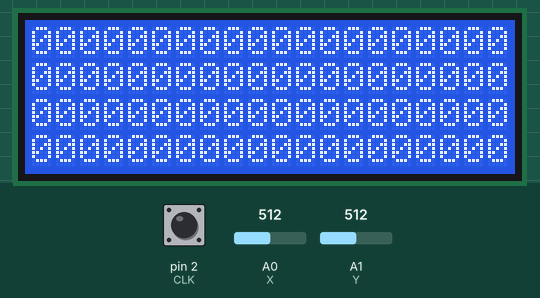
Bench run of a sketch on a simulated Arduino Uno, built with avr-gcc and run on an emulated ATmega328P. Parts: 20×4 character LCD. The test bench sets the inputs (shaded band); at power-on: pin 2 (CLK) HIGH, A0 (X) = 512, A1 (Y) = 512. Random numbers use the default seed unless the sketch sets one.

Above: at 6.4 s.
8.6 s: pin 2 (CLK) pulled LOW for 1 s
At 10.8 s:
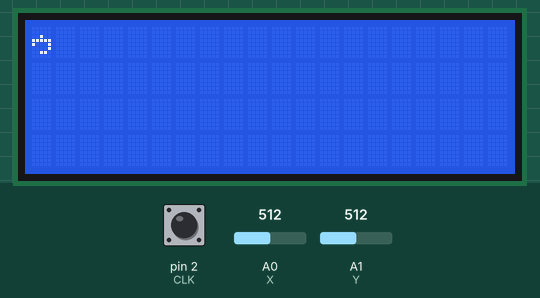
11.1 s: A0 (X) set to 778
At 11.31 s:
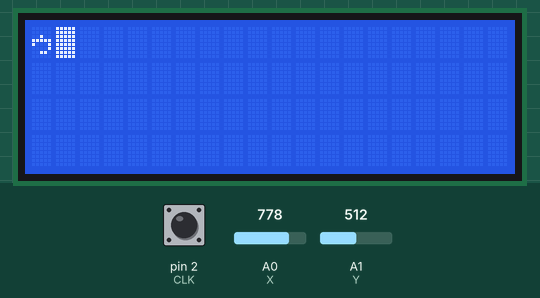
12.7 s: pin 2 (CLK) pulled LOW for 0.15 s
At 13.96 s:
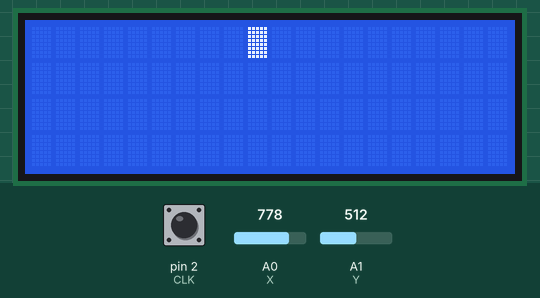
14.3 s: pin 2 (CLK) pulled LOW for 3.2 s
At 19.2 s:
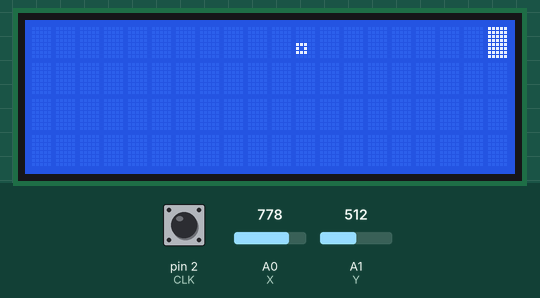
19.8 s: pin 2 (CLK) pulled LOW for 0.15 s
At 20.6 s:
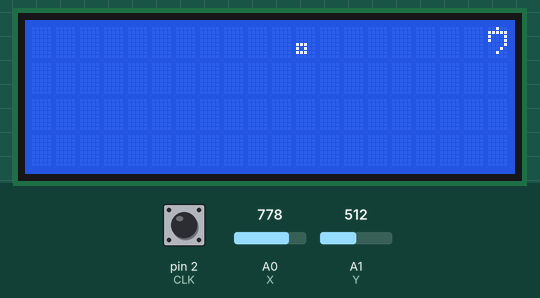

The sketch:

CARDS.ino
```cpp
#include <LiquidCrystal_I2C.h>
LiquidCrystal_I2C lcd(0x27, 20, 4);
#define X A0
#define Y A1
#define CLK 2
char matrix[4][20];
char massiv[40];
byte x_c = 0;
byte y_c = 0;
byte chet = 0;
void(* resetFunc) (void) = 0;
void in(){
  while(digitalRead(CLK) != 0){
    if(analogRead(X) >= 768 && x_c < 19){
      lcd.setCursor(x_c,y_c);
        lcd.noBlink();
        x_c++;
        lcd.setCursor(x_c,y_c);
        lcd.blink();
      }
    if(analogRead(Y) >= 768 && y_c > 0){
      lcd.setCursor(x_c,y_c);
        lcd.noBlink();
        y_c--;
        lcd.setCursor(x_c,y_c);
        lcd.blink();
      }
    if(analogRead(X) <= 256 && x_c > 0){
      lcd.setCursor(x_c,y_c);
        lcd.noBlink();
        x_c--;
        lcd.setCursor(x_c,y_c);
        lcd.blink();
      }
    if(analogRead(Y) <= 256 && y_c < 3){
      lcd.setCursor(x_c,y_c);
        lcd.noBlink();
        y_c++;
        lcd.setCursor(x_c,y_c);
        lcd.blink();
      }
      delay(200);
    }
    while(digitalRead(CLK) == 0){}
  }
void setup() {
  // put your setup code here, to run once:
   for(int i = 161;i < 201;i++){
      massiv[i-161] = char(i);
      }
      for(byte j = 0;j < 4;j++){
        for(byte i = 0;i < 20;i++){
          matrix[j][i] = 'a';
          }
        }
   lcd.init();
  lcd.backlight();
    lcd.begin(20,4);
    pinMode(X,INPUT);
  pinMode(Y,INPUT);
  pinMode(CLK,INPUT);
  digitalWrite(CLK, HIGH);
  lcd.setCursor(0,1);
  lcd.print("Welcome to the game:");
  lcd.setCursor(6,2);
  lcd.print("Cards!");
  delay(2000);
  lcd.clear();
  for(byte j = 0;j < 40;j++){
    while(true){
    byte xrandom = random(0,20);
    byte yrandom = random(0,4);
    if(matrix[yrandom][xrandom] == 'a'){
      matrix[yrandom][xrandom] = massiv[j];
      lcd.setCursor(xrandom,yrandom);
      lcd.print("0");
      break;
      }
      }
      delay(50);
    }
    for(byte j = 0;j < 40;j++){
    while(true){
    byte xrandom = random(0,20);
    byte yrandom = random(0,4);
    if(matrix[yrandom][xrandom] == 'a'){
      matrix[yrandom][xrandom] = massiv[j];
      lcd.setCursor(xrandom,yrandom);
      lcd.print("0");
      break;
      }
      }
      delay(50);
    }
    delay(1000);
    lcd.clear();
}

void loop() {
  // put your main code here, to run repeatedly:
  while(true){
    in();//FIRST
    byte firstx = x_c;
    byte firsty = y_c;
    while(digitalRead(CLK) == 0){}
    lcd.setCursor(firstx,firsty);
    lcd.noBlink();
    lcd.setCursor(firstx,firsty);
    lcd.print(matrix[firsty][firstx]);//END FIRST

    in();//SECOND
    byte secondx = x_c;
    byte secondy = y_c;
    while(digitalRead(CLK) == 0){}
    lcd.setCursor(secondx,secondy);
    lcd.noBlink();
    lcd.setCursor(secondx,secondy);
    lcd.print(matrix[secondy][secondx]);//END SECOND

    if(firstx == secondx && firsty == secondy){}
    else{
    if(matrix[firsty][firstx] == matrix[secondy][secondx]){chet++;}
    else{
      delay(1000);
      lcd.setCursor(firstx,firsty);
    lcd.print(" ");
    lcd.setCursor(secondx,secondy);
    lcd.print(" ");
      }
      if(chet == 20){
        lcd.clear();
        lcd.setCursor(1,1);
        lcd.print("You open all cards");
        lcd.setCursor(0,2);
        lcd.print("To see the cards");
        lcd.setCursor(0,3);
        lcd.print("Push joystick AHEAD");
        lcd.setCursor(0,1);
        lcd.print("else BACK");
        while(true){
          if(analogRead(Y) >= 768){
            for(byte j = 0;j < 4;j++){
              for(byte i = 0;i < 20;i++){
                lcd.setCursor(i,j);
                lcd.print(matrix[j][i]);
                }
              }
            }
          if(analogRead(Y) <= 256){resetFunc();}
          }
        }
      }
      lcd.setCursor(x_c,y_c);
      lcd.blink();
}
}
```

Measured:
- after the input at 8.6 s, the display: changes after 1.0 s (image 1)
- after the input at 11.1 s, the display: changes after 0.11 s (image 2)
- after the input at 19.8 s, the display: changes after 0.15 s (image 5)
- what the display in image 0 shows lasts 1.1 s, from 6.3 s to 7.4 s
- what the display in image 5 shows lasts 1.0 s, from 20.0 s to 21.0 s
